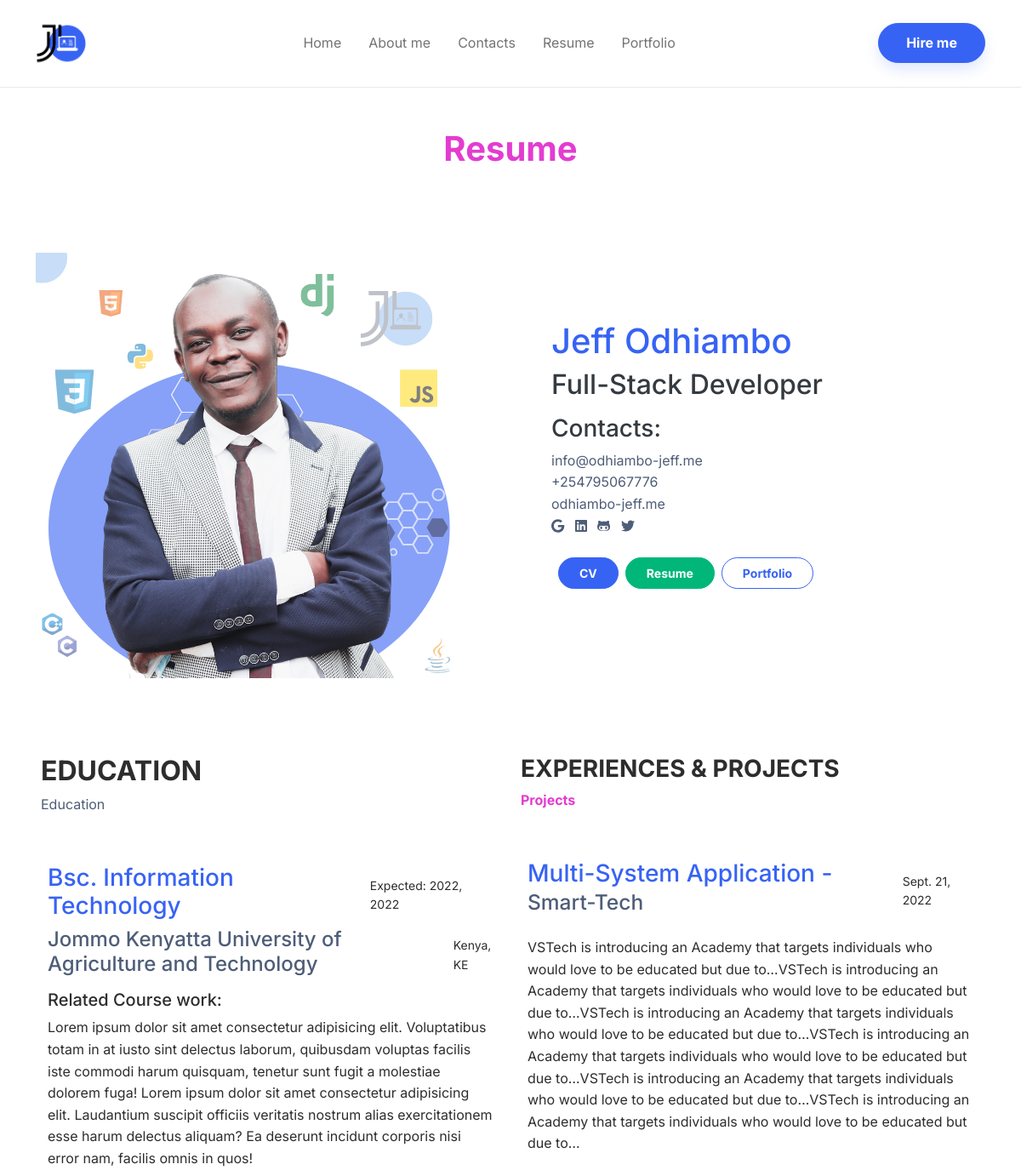
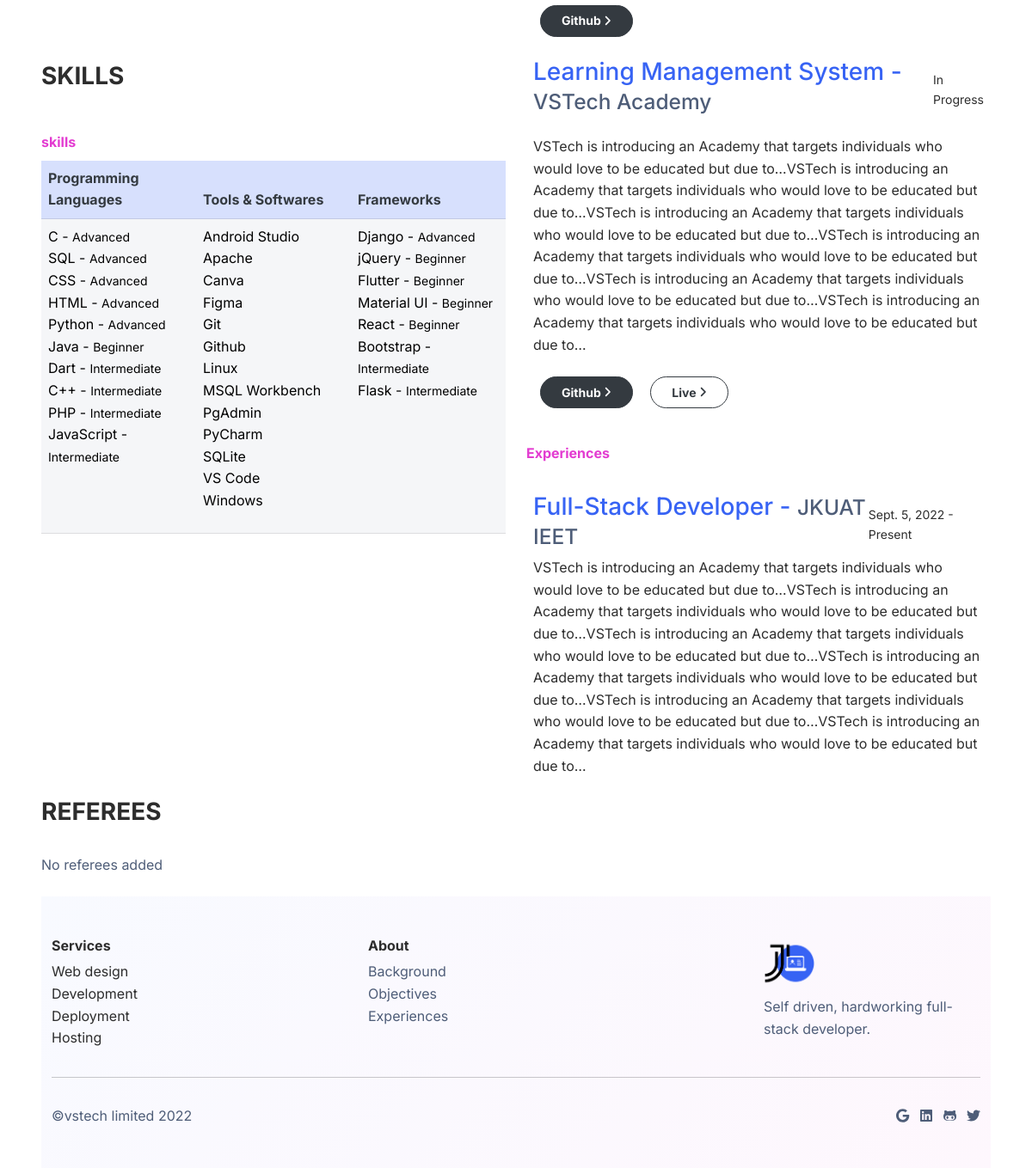
Screenshot of /resume/ with the database file from the repository (2 pictures, top to bottom).
### resume/models.py (models this page shows, shortened)
class Education(models.Model):
    course = models.CharField(max_length=100)
    institution = models.CharField(max_length=100)
    institution_url = models.URLField(max_length=200, blank=True, null=True)
    institution_city = models.CharField(max_length=100)
    expected_grad_date = models.DateField(null=True, blank=True)
    date_completed = models.DateField(null=True, blank=True)
    certificate_url = models.URLField(max_length=300, blank=True, null=True)
    related_course_work = models.TextField(blank=True, null=True)
    class Meta:
        verbose_name_plural = 'Education'
        ordering = ['-date_completed', '-expected_grad_date']

### skills/models.py (models this page shows)
class ProgrammingLanguage(models.Model):
    title = models.CharField(max_length=50)
    level = models.CharField(max_length=50, default='Beginner', choices=choices)
    def __str__(self):
        return self.title
    class Meta:
        verbose_name_plural = 'Programming Languages'
        ordering = ['level']

class Tool(models.Model):
    title = models.CharField(max_length=50)
    def __str__(self):
        return self.title
    class Meta:
        verbose_name_plural = 'Tools'
        ordering = ['title']

class Framework(models.Model):
    title = models.CharField(max_length=50)
    level = models.CharField(max_length=50, default='Beginner', choices=choices)
    def __str__(self):
        return self.title
    class Meta:
        verbose_name_plural = 'Frameworks'
        ordering = ['level']

### projects_experiences/models.py (models this page shows, shortened)
class Project(models.Model):
    title = models.CharField(max_length=50)
    company = models.CharField(max_length=100)
    image = models.ImageField(upload_to='projects/', null=True, blank=True)
    description = models.TextField()
    github_url = models.URLField(max_length=200, blank=True, null=True)
    live_url = models.URLField(max_length=200, blank=True, null=True)
    date_completed = models.DateField(null=True, blank=True)
    class Meta:
        verbose_name_plural = 'Projects'
        ordering = ['-date_completed']

class Experience(models.Model):
    position = models.CharField(max_length=100)
    company = models.CharField(max_length=100)
    start_date = models.DateField(null=True, blank=True)
    end_date = models.DateField(null=True, blank=True)
    description = models.TextField(blank=True, null=True)
    class Meta:
        verbose_name_plural = 'Experience'
        ordering = ['-end_date', '-start_date']

### resume/views.py (the view)
# urls.py: path('resume/', include('resume.urls')),
def resume(request):
    education = Education.objects.all()
    p_languages = ProgrammingLanguage.objects.all()
    frameworks = Framework.objects.all()
    tools = Tool.objects.all()
    projects = Project.objects.all()
    experiences = Experience.objects.all()
    referees = Referees.objects.all()
    context = {
        'education' : education,
        'p_languages' : p_languages,
        'frameworks' : frameworks,
        'tools' : tools,
        'projects' : projects,
        'experiences' : experiences,
        'referees' : referees,
    }
    return render(request, 'resume.html', context)

### templates/resume.html (shortened to what this page needs)
{% extends 'base.html' %}
{% load static %}
{% block content %}
<h1 class="fw-bold text-secondary mt-5 text-center">Resume</h1>
{% include 'partials/profile.html' %}
<div class="container-fluid px-5">
    <div class="row justify-content-center">
        <div class="col-md-12 col-lg-6">
            <h2 class="fw-bold  text-uppercase">EDUCATION</h2>
            <p class="text-muted mb-5">Education</p>
            {% if education %}
                {% for edu in education %}
                <div class="col-lg-12 p-2">
                    <div class="d-flex align-items-center">
                        <div class="w-100">
                            <div class="d-flex align-items-center justify-content-between"><h3 class="text-primary">{{edu.course}}</h3><small>{% if edu.date_completed %}Completed: {{edu.date_completed}}{% else %}Expected: {{edu.expected_grad_date.year}}, {{edu.expected_grad_date.year}}{% endif %}</small></div>
                            <div class="d-flex align-items-center justify-content-between"><h4><a href="{{edu.institution_logo.url}}">{{edu.institution}}</a></h4><small>{{edu.institution_city}}</small></div>
                        </div>
                    </div>
                    <h5 class="my-2">Related Course work:</h5>
                    <p>{{edu.related_course_work}}</p>
                </div>
                {% endfor %}
            {% endif %}
            <h3 class="fw-bold text-uppercase my-5">skills</h3>
            <p class="text-secondary mb-2 fw-bold">skills</p>
            <table class="table table-primary">
                <thead class="fw-bold text-dark">
                    <td>Programming Languages</td>
                    <td>Tools & Softwares</td>
                    <td>Frameworks</td>
                </thead>
                <tbody class="teble table-light">
                    <tr>
                        <td class="col-sm-4">
                            <ul class="list-unstyled">
                                {% if p_languages %}
                                    {% for p_lang in p_languages %}
                                        <li>{{p_lang}} - <span class="small">{{p_lang.level}}</span></li>
                                    {% endfor %}
                                {% endif %}
                            </ul>
                        </td>
                        <td class="col-sm-4">
                           <ul class="list-unstyled">
                                 {% if tools %}
                                    {% for tool in tools %}
                                        <li>{{tool}}</div></li>
                                    {% endfor %}
                                {% endif %}
                        <td>
                            <ul class="list-unstyled">
                                {% if frameworks %}
                                    {% for framework in frameworks %}
                                        <li>{{framework}} - <span class="small">{{framework.level}}</span></li>
                                    {% endfor %}
                                {% endif %}
                            </ul>
                        </td>
        <div class="col-md-12 col-lg-6">
            <h3 class="fw-bold text-uppercase">Experiences & Projects</h3>
            {% if projects %}
                <p class="text-secondary mb-5 fw-bold">Projects</p>
                {% for project in projects %}
                    <div class="col-lg-12 p-2">
                        <div class="d-flex align-items-center justify-content-between">
                            <h3 class="text-primary">{{project.title}} - <span class="text-muted small">{{project.company}}</span></h3><small>{% if project.date_completed %}{{project.date_completed}}{% else %} In Progress{% endif %}</small>
                        </div>
                        <p>
                            {{project.description|linebreaks}}
                        </p>
                        {% if project.github_url %}
                            <a href="{{project.github_url}}" class="btn btn-dark btn-sm m-2">Github <i class="fa fa-angle-right" aria-hidden="true"></i></a>
                        {% endif %}
                        {% if project.live_url %}
                            <a href="{{project.live_url}}" class="btn btn-outline-dark btn-sm m-2">Live <i class="fa fa-angle-right" aria-hidden="true"></i></a>
                        {% endif %}
                    </div>
                {% endfor %}
            {% else %}
                <p class="text-center text-muted my-4">No projects added</p>
            {% endif %}
            {% if experiences %}
                <p class="text-secondary my-4 fw-bold">Experiences</p>
                {% for experience in experiences %}
                    <div class="col-lg-12 p-2">
                        <div class="d-flex align-items-center justify-content-between">
                            <h3 class="text-primary">{{experience.position}} - <span class="text-muted small">{{experience.company}}</span></h3><small>{{experience.start_date}} - {% if experience.end_date %}{{experience.end_date}}{% else %}Present{% endif %}</small>
                        </div>
                        <p>
                            {{experience.description}}
                        </p>
                    </div>
                {% endfor %}
            {% else %}
                <p class="text-center text-muted my-4">No experiences added</p>
            {% endif %}
        </div>
    <h3 class="fw-bold text-uppercase">Referees</h3>
    <div class="row">
        {% if referees %}
            {% for referee in referees %}
                <div class="col-md-6">
                    <div class="card">
                        <div class="card-body">
                            <h5 class="card-title">{{referee.name}}</h5>
                            <h6 class="card-subtitle mb-2 text-muted">{{referee.position}}</h6>
                            <p class="card-text">{{referee.description}}</p>
                            <a href="mailto:{{referee.email}}" class="card-link">{{referee.email}}</a>
                            <a href="tel:{{referee.phone}}" class="card-link">{{referee.phone}}</a>
                        </div>
                    </div>
                </div>
            {% endfor %}
        {% else %}
            <p class="text-muted my-4">No referees added</p>
        {% endif %}
</div>
{% endblock %}

### static/assets/all.css (style rules this page uses)
.fa-angle-right:before { content: "\f105"; }

### rows the page displays
Education: course "Bsc. Information Technology", expected_grad_date.year "2022", institution "Jommo Kenyatta University of Agriculture and Technology", institution_city "Kenya, KE", related_course_work "Lorem ipsum dolor sit amet consectetur adipisicing elit. Voluptatibus totam in at iusto sint delectus laborum, quibusdam voluptas facilis iste commodi harum quisquam, tenetur sunt fugit a molestiae dolorem fuga! Lorem ipsum dolor sit amet consectetur adipisicing elit. Laudantium suscipit officiis veritatis nostrum alias exercitationem esse harum delectus aliquam? Ea deserunt incidunt corporis nisi error nam, facilis omnis in quos!"
ProgrammingLanguage: title "C", level "Advanced"
ProgrammingLanguage: title "SQL", level "Advanced"
ProgrammingLanguage: title "CSS", level "Advanced"
ProgrammingLanguage: title "HTML", level "Advanced"
ProgrammingLanguage: title "Python", level "Advanced"
ProgrammingLanguage: title "Java", level "Beginner"
ProgrammingLanguage: title "Dart", level "Intermediate"
ProgrammingLanguage: title "C++", level "Intermediate"
ProgrammingLanguage: title "PHP", level "Intermediate"
ProgrammingLanguage: title "JavaScript", level "Intermediate"
Tool: title "Android Studio"
Tool: title "Apache"
Tool: title "Canva"
Tool: title "Figma"
Tool: title "Git"
Tool: title "Github"
Tool: title "Linux"
Tool: title "MSQL Workbench"
Tool: title "PgAdmin"
Tool: title "PyCharm"
Tool: title "SQLite"
Tool: title "VS Code"
Tool: title "Windows"
Framework: title "Django", level "Advanced"
Framework: title "jQuery", level "Beginner"
Framework: title "Flutter", level "Beginner"
Framework: title "Material UI", level "Beginner"
Framework: title "React", level "Beginner"
Framework: title "Bootstrap", level "Intermediate"
Framework: title "Flask", level "Intermediate"
Project: title "Multi-System Application", company "Smart-Tech", date_completed "Sept. 21, 2022", description "VSTech is introducing an Academy that targets individuals who would love to be educated but due to…VSTech is introducing an Academy that targets individuals who would love to be educated but due to…VSTech is introducing an Academy that targets individuals who would love to be educated but due to…VSTech is introducing an Academy that targets individuals who would love to be educated but due to…VSTech is introducing an Academy that targets individuals who would love to be educated but due to…VSTech is introducing an Academy that targets individuals who would love to be educated but due to…"
Project: title "Learning Management System", company "VSTech Academy", shows "In Progress", description "VSTech is introducing an Academy that targets individuals who would love to be educated but due to…VSTech is introducing an Academy that targets individuals who would love to be educated but due to…VSTech is introducing an Academy that targets individuals who would love to be educated but due to…VSTech is introducing an Academy that targets individuals who would love to be educated but due to…VSTech is introducing an Academy that targets individuals who would love to be educated but due to…VSTech is introducing an Academy that targets individuals who would love to be educated but due to…"
Experience: position "Full-Stack Developer", company "JKUAT IEET", start_date "Sept. 5, 2022", shows "Present", description "VSTech is introducing an Academy that targets individuals who would love to be educated but due to…VSTech is introducing an Academy that targets individuals who would love to be educated but due to…VSTech is introducing an Academy that targets individuals who would love to be educated but due to…VSTech is introducing an Academy that targets individuals who would love to be educated but due to…VSTech is introducing an Academy that targets individuals who would love to be educated but due to…VSTech is introducing an Academy that targets individuals who would love to be educated but due to…"
